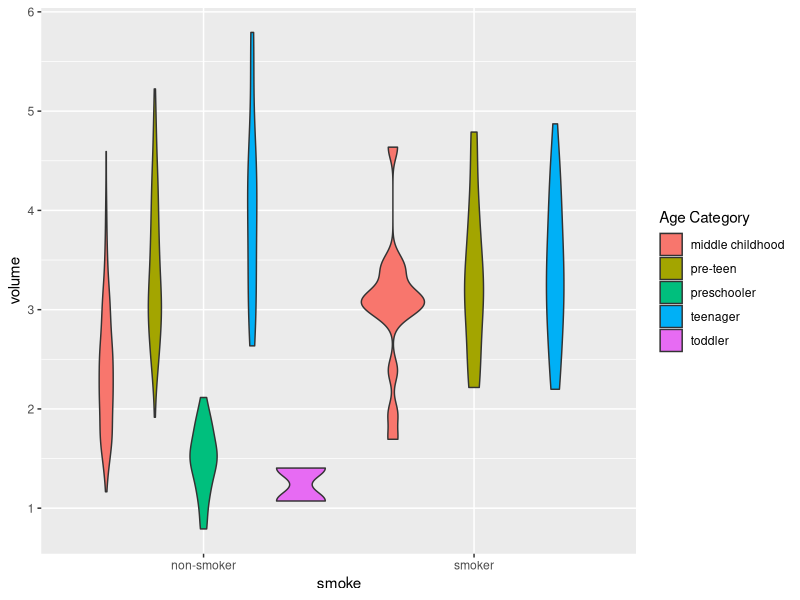

This chart was generated by the following R code:
## ---- chunk 1
library(tidyverse)
library(knitr)
library(broom)

lungs <- read_csv("data/expiration.csv")
## ---- chunk 2
lungs %>% 
  group_by(smoke) %>% 
  summarise(mean = mean(volume), 
            median = median(volume), 
            sd = sd(volume)
            ) 

# You could pipe your table into the kable() function to produce a slick HTML table!
## ---- chunk 3


## ---- chunk 4


## ---- chunk 5
lungs <- lungs %>% 
   mutate(age_cat = case_when(age <= 1 ~ "infant", 
                              age > 1 & age <= 3 ~ "toddler", 
                              age > 3 & age <= 5 ~ "preschooler", 
                              age > 5 & age <= 11 ~ "middle childhood", 
                              age > 11 & age <= 14 ~ "pre-teen", 
                              age > 14 ~ "teenager"
                              # delete this and add additional levels here! 
                              ))
## ---- chunk 6
lungs %>% 
  ggplot(aes(x = smoke, y = volume, fill = age_cat)) + 
  geom_violin() + 
  labs(fill = "Age Category")

## ---- chunk 7
# ANOVA model where smoking status 
smoke_lm <- lm(volume ~ smoke + age_cat, data = lungs)

# tidy() lives in the broom package
# it creates a tidy table from the output of an lm() or anova() object
tidy(smoke_lm)

tidy( 
  anova(smoke_lm)
  )
## ---- chunk 8
# ANOVA model where smoking status 
interact_lm <- lm(volume ~ smoke*age_cat, data = lungs)

# tidy() lives in the broom package
# it creates a tidy table from the output of an lm() or anova() object
tidy(interact_lm)

